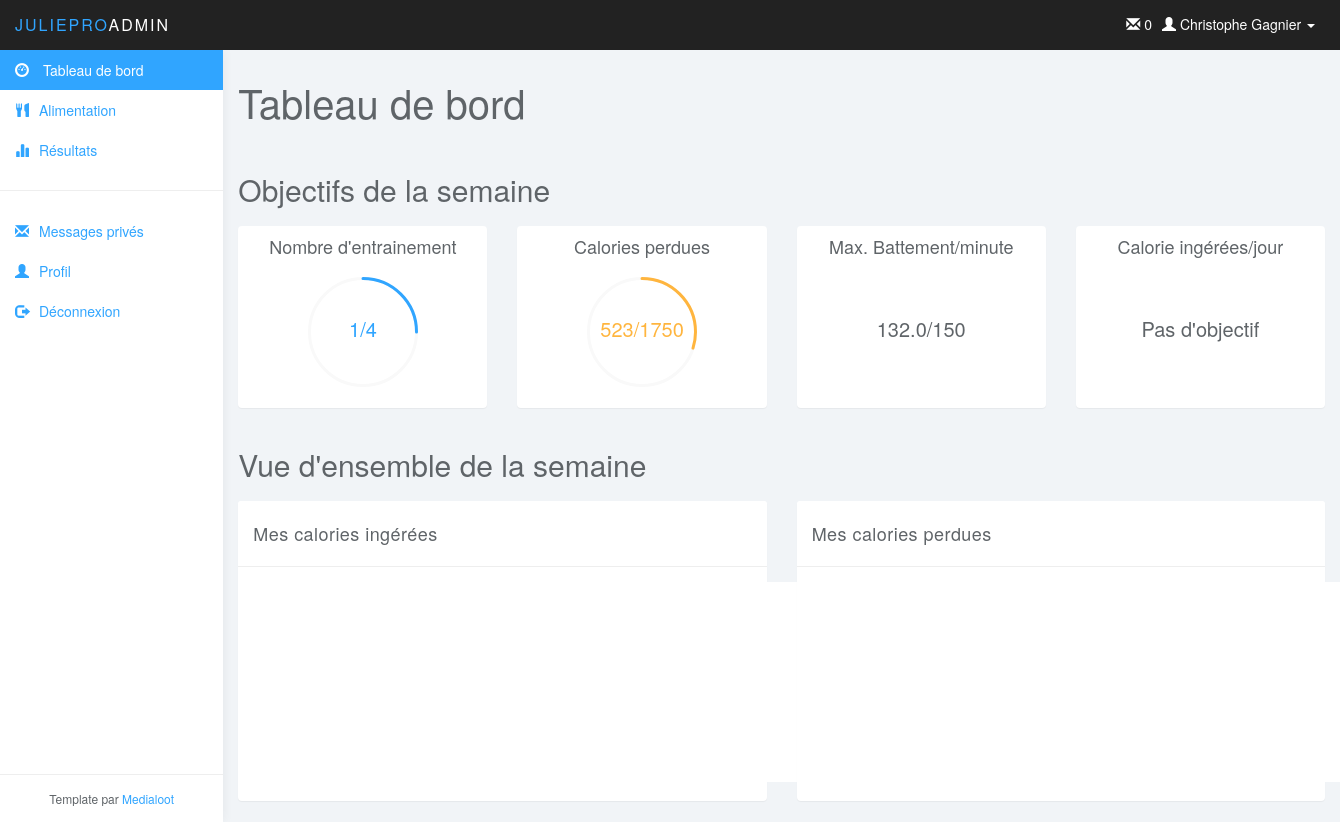
The page / on the database its author committed.
### tables this page shows
CREATE TABLE IF NOT EXISTS `utilisateur` (
`utilisateurID` int(11) NOT NULL,
  `nom` varchar(45) NOT NULL,
  `prenom` varchar(45) NOT NULL,
  `noTel` varchar(45) NOT NULL,
  `noCell` varchar(45) DEFAULT NULL,
  `noRue` int(11) NOT NULL,
  `rue` varchar(45) NOT NULL,
  `ville` varchar(45) NOT NULL,
  `codePostal` varchar(45) NOT NULL,
  `age` int(11) NOT NULL,
  `dateInscription` datetime NOT NULL,
  `courriel` varchar(45) NOT NULL,
  `statut` int(11) NOT NULL,
  `entraineurID` int(11) DEFAULT NULL
);

CREATE TABLE IF NOT EXISTS `objectif` (
`objectifID` int(11) NOT NULL,
  `semaine` date NOT NULL,
  `nbExercice` int(11) DEFAULT NULL,
  `nbCaloriePerdue` int(11) DEFAULT NULL,
  `maxBattement` int(11) DEFAULT NULL,
  `calorieIngereesParJour` int(11) DEFAULT NULL,
  `clientID` int(11) NOT NULL
);

### model/user_db.php (called while the page is built, shortened)
<?php
function get_user($userID) {
    global $db;
    $query = 'SELECT * FROM utilisateur
              WHERE utilisateurID = '.$userID;
    $result = $db->query($query);
	$result = $result->fetch();
    return $result;
}
function get_stat_entrainement_semaine($userID)
{
    global $db;
    $query = 'SELECT count(clientID), sum(calorieBrulee),avg(FQmax)  FROM `resultat`
                WHERE `date` >= adddate(curdate(), INTERVAL 1-DAYOFWEEK(curdate()) DAY)
                AND `date` <= adddate(curdate(), INTERVAL 7-DAYOFWEEK(curdate()) DAY)
                AND `clientID` = '.$userID;
    $result = $db->query($query);
    $result = $result->fetch();
    return $result;
}

### model/message_db.php (called while the page is built, shortened)
<?php
function get_nombre_messages($userID) {
    global $db;
    $query = '
        SELECT count(messageID)
        FROM message AS me
        WHERE me.destinataireID = '.$userID.' and estLu = 0;';
    $result = $db->query($query);
    return $result->fetch()[0];
}

### model/objectif_db.php (called while the page is built)
<?php
function get_objectif_semaine($userID, $timestamp) {
    $week = date("W", $timestamp) - 1;
    $year = date("Y", $timestamp);
    global $db;
    $query = "SELECT * FROM objectif
              WHERE clientID = '.$userID.' AND
              WEEK(semaine) = $week AND YEAR(semaine) = $year";
    $result = $db->query($query);
    $result = $result->fetch();
    return $result;
}

### view/dashboard.php (the view, shortened to what this page needs)
<?php $objectifs = get_objectif_semaine($userInfo['utilisateurID'], time()); ?>
<div class="row">
    <div class="col-lg-12">
        <h1 class="page-header">Tableau de bord</h1>
    </div>
</div>
<div class="row">
    <div class="col-lg-12">
        <h2>Objectifs de la semaine</h2>
    </div>
</div>
<?php
$entrainementsSemaine = get_stat_entrainement_semaine($userInfo['utilisateurID']);
$calorieIngere = get_stat_calorie_ingere($userInfo['utilisateurID']);
?>
<div class="row">
    <div class="col-xs-6 col-md-3">
        <div class="panel panel-default">
            <div class="panel-body easypiechart-panel">
                <h4>Nombre d'entrainement</h4>
                <?php
                if(empty($objectifs['nbExercice']))
                    echo '<div class="easypiechart"><span class="percent">Pas d\'objectif</span></div>';
                else
                { ?>
                <div class="easypiechart" id="easypiechart-blue" data-percent="<?php echo $entrainementsSemaine[0] / $objectifs['nbExercice'] * 100; ?>" >
                    <span class="percent"><?php echo $entrainementsSemaine[0].'/'.$objectifs['nbExercice']; ?>
                    </span>
                </div>
            <?php } ?>
            </div>
        </div>
    </div>
    <div class="col-xs-6 col-md-3">
        <div class="panel panel-default">
            <div class="panel-body easypiechart-panel">
                <h4>Calories perdues</h4>
                <?php
                if(empty($objectifs['nbCaloriePerdue']))
                echo '<div class="easypiechart"><span class="percent">Pas d\'objectif</span></div>';
                else
                { ?>
                <div class="easypiechart" id="easypiechart-orange" data-percent="<?php echo $entrainementsSemaine[1] / $objectifs['nbCaloriePerdue'] * 100; ?>" ><span class="percent"><?php echo number_format($entrainementsSemaine[1], 0).'/'.$objectifs['nbCaloriePerdue'] ; ?></span>
                </div>
                <?php } ?>
            </div>
        </div>
    </div>
    <div class="col-xs-6 col-md-3">
        <div class="panel panel-default">
            <div class="panel-body easypiechart-panel">
                <h4>Max. Battement/minute</h4>
                <?php
                if(empty($objectifs['maxBattement']))
                echo '<div class="easypiechart"><span class="percent">Pas d\'objectif</span></div>';
                else
                { ?>
                <div class="easypiechart">
                    <span class="percent">
                        <?php
                            if($entrainementsSemaine[2] == 0)
                                echo '- ';
                            else
                                echo number_format($entrainementsSemaine[2],1);
                            echo '/'.$objectifs['maxBattement'];
                        ?>
                    </span>
                </div>
                <?php } ?>
            </div>
        </div>
    </div>
    <div class="col-xs-6 col-md-3">
        <div class="panel panel-default">
            <div class="panel-body easypiechart-panel">
                <h4>Calorie ingérées/jour</h4>
                <div class="easypiechart">
                    <span class="percent">
                        <?php
                        if(empty($objectifs['calorieIngereesParJour']))
                            echo 'Pas d\'objectif';
                        else
                        {
                            if($calorieIngere[0] == 0)
                                echo '- ';
                            else
                                echo round($calorieIngere[0],2);
                            echo '/'.$objectifs['calorieIngereesParJour'];
                        }
                        ?>
                    </span>
                </div>
            </div>
        </div>
    </div>
</div>
<div class="row">
    <div class="col-lg-12">
        <h2>Vue d'ensemble de la semaine</h2>
    </div>
</div>
<div class="row">
    <div class="col-lg-6">
        <div class="panel panel-default">
            <div class="panel-heading">Mes calories ingérées</div>
            <div class="panel-body">
                <div class="canvas-wrapper">
                    <canvas class="main-chart" id="graphCalorieIng" height="200" width="600"></canvas>
                </div>
            </div>
        </div>
    </div>
    <div class="col-lg-6">
        <div class="panel panel-default">
            <div class="panel-heading">Mes calories perdues</div>
            <div class="panel-body">
                <div class="canvas-wrapper">
                    <canvas class="main-chart" id="graphCaloriePerd" height="200" width="600"></canvas>
                </div>
            </div>
        </div>
    </div>
</div>
</div>

### view/header.php (shortened to what this page needs)
<!DOCTYPE html>
<html>
<head>
    <link href="css/bootstrap.min.css" rel="stylesheet">
    <link href="css/datepicker3.css" rel="stylesheet">
    <link href="css/styles.css" rel="stylesheet">
</head>
<body>
<nav class="navbar navbar-inverse navbar-fixed-top" role="navigation">
    <div class="container-fluid">
        <div class="navbar-header">
            <a class="navbar-brand" href="index.php"><span>JuliePro</span>Admin</a>
            <?php if(!empty($userInfo))
            { ?>
                <ul class="user-menu">
                    <li class="dropdown pull-right"> <a href="#" class="dropdown-toggle" data-toggle="dropdown"> <span class="glyphicon glyphicon-user"></span> <?php echo $userInfo['prenom'].' '.$userInfo['nom']; ?> <span class="caret"></span> </a>
                    </li>
                </ul>
				<ul class="user-menu">
					<li><a href="?action=view_messageprive"><span class="glyphicon glyphicon-envelope"></span> <?php echo get_nombre_messages($userInfo['utilisateurID']); ?> </a></li>
				</ul>
            <?php } ?>
        </div>
    </div>
</nav>

### css/styles.css (style rules this page uses)
body { background: #f1f4f7; padding-top: 50px; color: #5f6468; }
a, a:hover, a:focus { color: #30a5ff; }
h1, h2, h3, h4, h5, h6 { color: #5f6468; }
h1 { font-weight: 300; font-size: 40px; }
h2 { font-weight: 300; margin-bottom: 20px; }
h3, h4 { font-weight: 300; }
.navbar-header .navbar-brand { color: #fff; font-size: 16px; text-transform: uppercase; font-weight: 500; letter-spacing: 2px; }
.navbar-header .navbar-brand span { color: #30a5ff; }
.panel { border: 0; }
.panel-heading { font-size: 18px; font-weight: 300; letter-spacing: 0.025em; height: 66px; line-height: 45px; }
.panel-default .panel-heading { background: #fff; border-bottom: 1px solid #eee; color: #5f6468; }
.navbar { border: 0; }
.user-menu { display: inline-block; margin-top: 14px; margin-right: 10px; float: right; list-style: none; padding: 0; }
.user-menu a { color: #fff; }
@media (min-width: 768px) { .navbar-header { width: 100%; } }
h1.page-header { margin-top: 30px; border-bottom: 0; }
.main-chart { background: #fff; }
.easypiechart-panel { text-align: center; padding: 1px 0; margin-bottom: 20px; }
.easypiechart { position: relative; text-align: center; width: 120px; height: 120px; margin: 20px auto 10px auto; }
.easypiechart .percent { display: block; position: absolute; font-size: 20px; top: 38px; width: 120px; }
#easypiechart-blue .percent { color: #30a5ff; }
#easypiechart-orange .percent { color: #ffb53e; }

### rows shown on the page
utilisateur: prenom "Christophe", nom "Gagnier"
objectif: nbExercice "4", nbCaloriePerdue "1750", maxBattement "150"

### other values the page prints
get_nombre_messages($userInfo['utilisateurID']) "0"
$entrainementsSemaine[0] "1"
$entrainementsSemaine[1] "523"
$entrainementsSemaine[2] "132.0"
